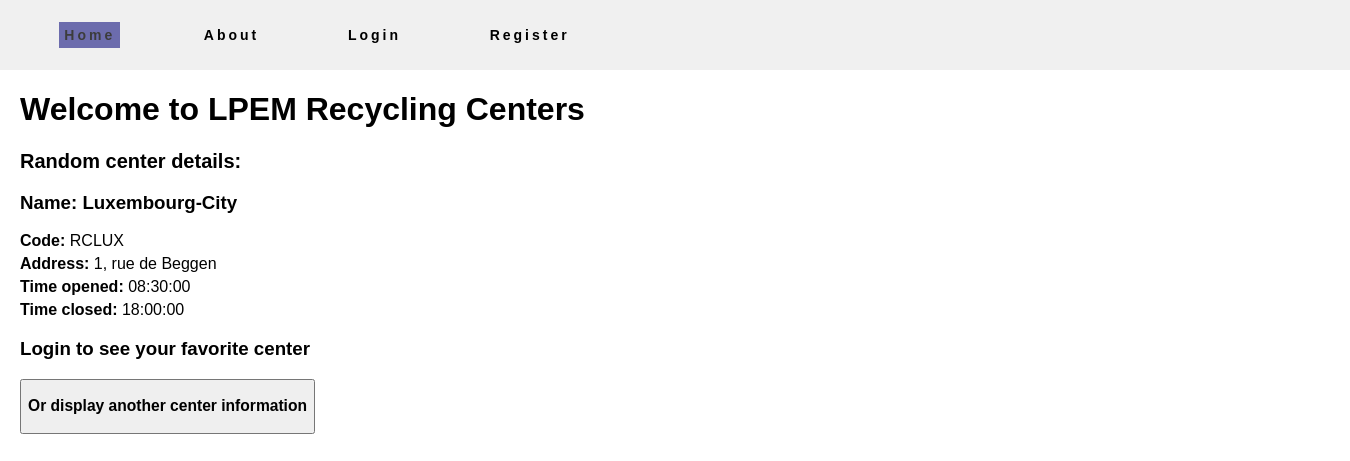
The page / on the database its author committed.
### tables this page shows
CREATE TABLE `RecyclingCenter` (
  `CenterCode` varchar(255) NOT NULL,
  `CenterName` varchar(255) NOT NULL,
  `Address` varchar(255) NOT NULL,
  `PostalCode` int(10) NOT NULL,
  `Town` varchar(255) NOT NULL,
  `Open` time NOT NULL,
  `Close` time NOT NULL
);

### functions.php (called while the page is built, shortened)
<?php
function getRandomCenter($db) {
    $sql = "SELECT * FROM RecyclingCenter ORDER BY RAND() LIMIT 1";
    $result = mysqli_query($db, $sql);
    $RandomArr = mysqli_fetch_assoc($result);
    return $RandomArr;
}

### index.php (the view, shortened to what this page needs)
<?php
include 'nav-bar.php';
include 'functions.php';
active(1);
$random_center = getRandomCenter($db);
?>
<!DOCTYPE html>
<html lang="en">
<head>
</head>
<body>
<main>
    <h1>Welcome to LPEM Recycling Centers</h1>
    <?php if(!$_SESSION['UserLoggedIn']){ ?>
    <div class="center-details">
        <h2>Random center details:</h2>
        <h3><b>Name: </b><?php echo $random_center['CenterName']; ?></h3>
        <p><b>Code: </b><?php echo $random_center['CenterCode']; ?></p>
        <p><b>Address: </b><?php echo $random_center['Address']; ?></p>
        <p><b>Time opened: </b><?php echo $random_center['Open']; ?></p>
        <p><b>Time closed: </b><?php echo $random_center['Close']; ?></p>
        <h3>Login to see your favorite center</h3>
        <button onclick="window.location.reload();"><h3>Or display another center information</h3></button>
    </div>
    <?php } ?>
</main>
</body>
</html>

### nav-bar.php (shortened to what this page needs)
<?php
function active($activePage)
    {
?>
   <link rel="stylesheet" href="styles.css"/>
<header>
    <ul class="nav-links">
            <li><a class="<?php if ($activePage == 1) print ("active");
        else print("inactive"); ?>" href="index.php">Home</a></li>
            <li><a class="<?php if ($activePage == 2) print ("active");
        else print("inactive"); ?>" href="about.php">About</a></li>
            <?php
            if ($_SESSION["UserLoggedIn"]) {?>
                <li><a class="<?php if ($activePage == 3) print ("active");
        else print("inactive"); ?>" href="qr.php?page=qr">Qr</a></li>
                <li><a class="<?php if ($activePage == 4) print ("active");
        else print("inactive"); ?>" href="profile.php">Profile</a></li>
                <li><a class="<?php if ($activePage == 8) print ("active");
        else print("inactive"); ?>" href="billing.php?page=billing">Billing</a></li>
                <?php if(isset($_SESSION['isAdmin']) && $_SESSION['isAdmin']){ ?>
                    <li><a class="<?php if ($activePage == 5) print ("active");
        else print("inactive"); ?>" href="admin.php">Admin</a></li>
                <?php } ?>
                <li>Welcome, <b><?php echo $_SESSION["username"]?></b></li>
                <form method="POST" >
                <li><input type="submit" name="Logout" value="Logout"></li>
                </form>
            <?php }
                else { ?>
                <li><a class="<?php if ($activePage == 6) print ("active");
        else print("inactive"); ?> "href="login.php">Login</a></li>
                <li><a class="<?php if ($activePage == 7) print ("active");
        else print("inactive"); ?>" href="register.php">Register</a></li>
            <?php } ?>
    </ul>
</header>
<?php
}
?>

### styles.css (style rules this page uses)
body { font-family: Arial, sans-serif; margin: 0; }
header { background-color: #f0f0f0; padding: 10px; width: 110%; }
main { margin: 20px; }
.center-details, .favorite-center { margin-bottom: 20px; }
.center-details h2, .favorite-center h2 { font-size: 20px; margin-bottom: 10px; }
.center-details p, .favorite-center p { margin: 5px 0; }
.center-details h2 { font-size: 20px; margin-bottom: 10px; }
.center-details p { margin: 5px 0; }
.nav-links { display: flex; justify-content: space-around; width: 40%; padding-inline-start: 10px; }
.nav-links li { list-style: none; }
.nav-links a, input { color: black; text-decoration: none; letter-spacing: 3px; font-weight: bold; font-size: 14px; padding: 5px 5px; }
.nav-links li a.active { background-color: rgb(65, 65, 151); opacity: 75%; }

### rows shown on the page
recyclingcenter: CenterName "Luxembourg-City", CenterCode "RCLUX", Address "1, rue de Beggen", Open "08:30:00", Close "18:00:00"
